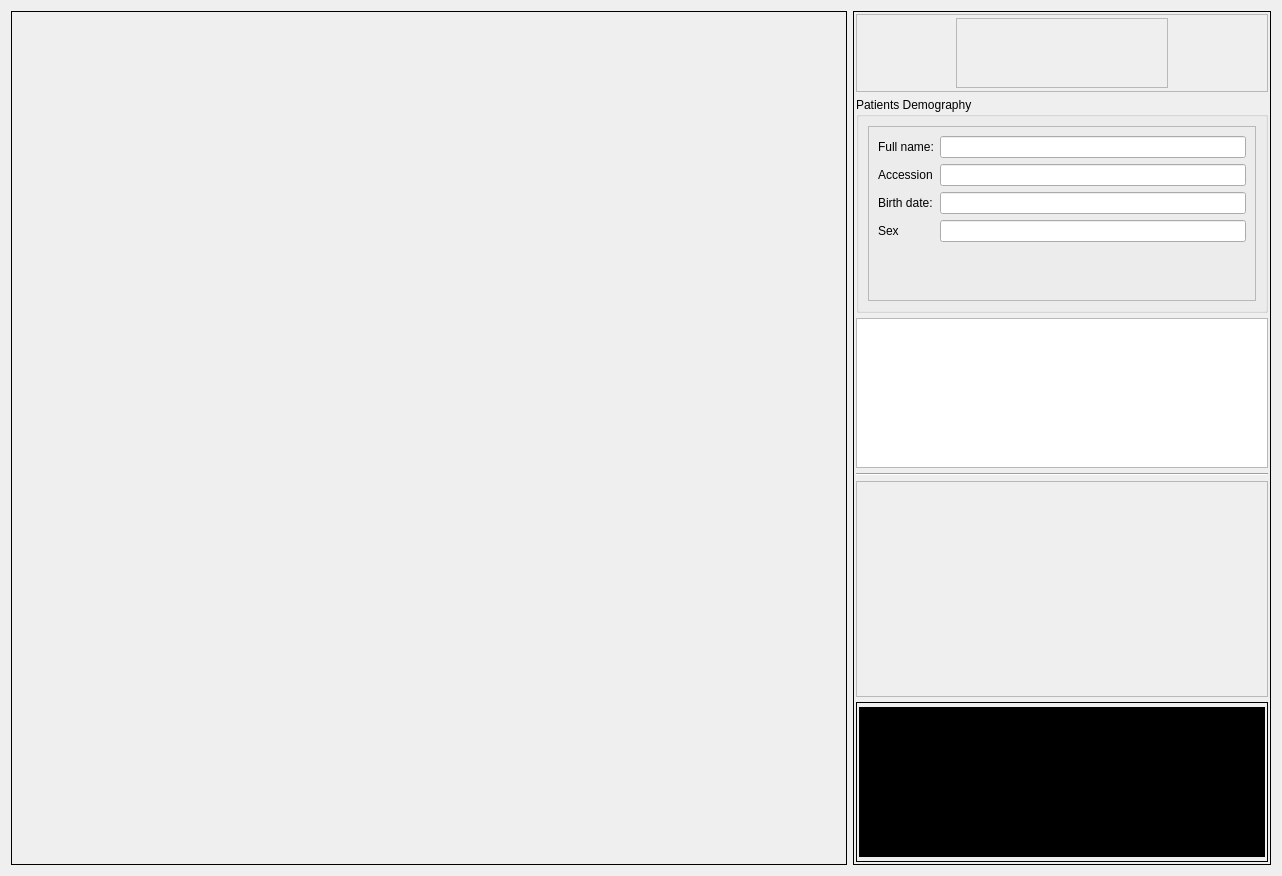
<?xml version="1.0" encoding="UTF-8"?>
<ui version="4.0">
 <class>ExposureDialog</class>
 <widget class="QDialog" name="ExposureDialog">
  <property name="geometry">
   <rect>
    <x>0</x>
    <y>0</y>
    <width>1282</width>
    <height>876</height>
   </rect>
  </property>
  <property name="windowTitle">
   <string>Exposure Dialog</string>
  </property>
  <layout class="QHBoxLayout" name="horizontalLayout">
   <item>
    <widget class="QFrame" name="displayFrame">
     <property name="sizePolicy">
      <sizepolicy hsizetype="Preferred" vsizetype="Preferred">
       <horstretch>4</horstretch>
       <verstretch>0</verstretch>
      </sizepolicy>
     </property>
     <property name="frameShape">
      <enum>QFrame::Panel</enum>
     </property>
     <property name="frameShadow">
      <enum>QFrame::Plain</enum>
     </property>
     <layout class="QVBoxLayout" name="verticalLayout"/>
    </widget>
   </item>
   <item>
    <widget class="QFrame" name="sideFrame">
     <property name="sizePolicy">
      <sizepolicy hsizetype="Preferred" vsizetype="Preferred">
       <horstretch>2</horstretch>
       <verstretch>0</verstretch>
      </sizepolicy>
     </property>
     <property name="frameShape">
      <enum>QFrame::Panel</enum>
     </property>
     <property name="frameShadow">
      <enum>QFrame::Plain</enum>
     </property>
     <layout class="QVBoxLayout" name="verticalLayout_2">
      <property name="spacing">
       <number>5</number>
      </property>
      <property name="leftMargin">
       <number>2</number>
      </property>
      <property name="topMargin">
       <number>2</number>
      </property>
      <property name="rightMargin">
       <number>2</number>
      </property>
      <property name="bottomMargin">
       <number>2</number>
      </property>
      <item>
       <widget class="QFrame" name="titleFrame">
        <property name="maximumSize">
         <size>
          <width>16777215</width>
          <height>80</height>
         </size>
        </property>
        <property name="frameShape">
         <enum>QFrame::StyledPanel</enum>
        </property>
        <property name="frameShadow">
         <enum>QFrame::Raised</enum>
        </property>
        <layout class="QHBoxLayout" name="horizontalLayout_2">
         <property name="topMargin">
          <number>3</number>
         </property>
         <property name="bottomMargin">
          <number>3</number>
         </property>
         <item>
          <spacer name="iconhorizontalSpacerLeft">
           <property name="orientation">
            <enum>Qt::Horizontal</enum>
           </property>
           <property name="sizeType">
            <enum>QSizePolicy::Minimum</enum>
           </property>
           <property name="sizeHint" stdset="0">
            <size>
             <width>90</width>
             <height>20</height>
            </size>
           </property>
          </spacer>
         </item>
         <item>
          <widget class="QFrame" name="frame">
           <property name="minimumSize">
            <size>
             <width>0</width>
             <height>70</height>
            </size>
           </property>
           <property name="styleSheet">
            <string notr="true">image: url(:/assets/images/_72_radiation_sign.png);</string>
           </property>
           <property name="frameShape">
            <enum>QFrame::StyledPanel</enum>
           </property>
           <property name="frameShadow">
            <enum>QFrame::Raised</enum>
           </property>
          </widget>
         </item>
         <item>
          <spacer name="iconhorizontalSpacerRight">
           <property name="orientation">
            <enum>Qt::Horizontal</enum>
           </property>
           <property name="sizeType">
            <enum>QSizePolicy::Minimum</enum>
           </property>
           <property name="sizeHint" stdset="0">
            <size>
             <width>90</width>
             <height>20</height>
            </size>
           </property>
          </spacer>
         </item>
        </layout>
       </widget>
      </item>
      <item>
       <widget class="ctkCollapsibleGroupBox" name="patientDemographyBox">
        <property name="sizePolicy">
         <sizepolicy hsizetype="Preferred" vsizetype="MinimumExpanding">
          <horstretch>0</horstretch>
          <verstretch>0</verstretch>
         </sizepolicy>
        </property>
        <property name="title">
         <string>Patients Demography</string>
        </property>
        <layout class="QHBoxLayout" name="horizontalLayout_3">
         <item>
          <widget class="QFrame" name="frame_2">
           <property name="frameShape">
            <enum>QFrame::StyledPanel</enum>
           </property>
           <property name="frameShadow">
            <enum>QFrame::Raised</enum>
           </property>
           <layout class="QFormLayout" name="formLayout">
            <item row="0" column="0">
             <widget class="QLabel" name="nameLbl">
              <property name="text">
               <string>Full name:</string>
              </property>
             </widget>
            </item>
            <item row="0" column="1">
             <widget class="QLineEdit" name="fullNameLineEdit">
              <property name="readOnly">
               <bool>true</bool>
              </property>
             </widget>
            </item>
            <item row="1" column="0">
             <widget class="QLabel" name="addmissionNumberLbl">
              <property name="text">
               <string>Accession</string>
              </property>
             </widget>
            </item>
            <item row="1" column="1">
             <widget class="QLineEdit" name="accessionNumLineEdit">
              <property name="readOnly">
               <bool>true</bool>
              </property>
             </widget>
            </item>
            <item row="2" column="0">
             <widget class="QLabel" name="label_5">
              <property name="text">
               <string>Birth date:</string>
              </property>
             </widget>
            </item>
            <item row="2" column="1">
             <widget class="QLineEdit" name="dobLineEdit">
              <property name="readOnly">
               <bool>true</bool>
              </property>
             </widget>
            </item>
            <item row="3" column="0">
             <widget class="QLabel" name="sexLbl">
              <property name="text">
               <string>Sex</string>
              </property>
             </widget>
            </item>
            <item row="3" column="1">
             <widget class="QLineEdit" name="sexLineEdit">
              <property name="readOnly">
               <bool>true</bool>
              </property>
             </widget>
            </item>
           </layout>
          </widget>
         </item>
        </layout>
       </widget>
      </item>
      <item>
       <widget class="QTableView" name="procedureTableView">
        <property name="maximumSize">
         <size>
          <width>16777215</width>
          <height>150</height>
         </size>
        </property>
       </widget>
      </item>
      <item>
       <widget class="Line" name="line">
        <property name="orientation">
         <enum>Qt::Horizontal</enum>
        </property>
       </widget>
      </item>
      <item>
       <widget class="QScrollArea" name="scrollArea">
        <property name="maximumSize">
         <size>
          <width>16777215</width>
          <height>250</height>
         </size>
        </property>
        <property name="widgetResizable">
         <bool>true</bool>
        </property>
        <widget class="QWidget" name="scrollAreaWidgetContents">
         <property name="geometry">
          <rect>
           <x>0</x>
           <y>0</y>
           <width>410</width>
           <height>214</height>
          </rect>
         </property>
        </widget>
       </widget>
      </item>
      <item>
       <widget class="QFrame" name="statusFrame">
        <property name="maximumSize">
         <size>
          <width>16777215</width>
          <height>160</height>
         </size>
        </property>
        <property name="frameShape">
         <enum>QFrame::Panel</enum>
        </property>
        <property name="frameShadow">
         <enum>QFrame::Plain</enum>
        </property>
        <layout class="QVBoxLayout" name="verticalLayout_3">
         <property name="leftMargin">
          <number>2</number>
         </property>
         <property name="topMargin">
          <number>2</number>
         </property>
         <property name="rightMargin">
          <number>2</number>
         </property>
         <property name="bottomMargin">
          <number>2</number>
         </property>
         <item>
          <widget class="QTextBrowser" name="textBrowser">
           <property name="maximumSize">
            <size>
             <width>16777215</width>
             <height>150</height>
            </size>
           </property>
           <property name="styleSheet">
            <string notr="true">background-color: rgb(0, 0, 0);
color: rgb(0, 255, 0);</string>
           </property>
          </widget>
         </item>
        </layout>
       </widget>
      </item>
     </layout>
    </widget>
   </item>
  </layout>
 </widget>
 <customwidgets>
  <customwidget>
   <class>ctkCollapsibleGroupBox</class>
   <extends>QGroupBox</extends>
   <header>ctkCollapsibleGroupBox.h</header>
   <container>1</container>
  </customwidget>
 </customwidgets>
 <resources/>
 <connections/>
</ui>
